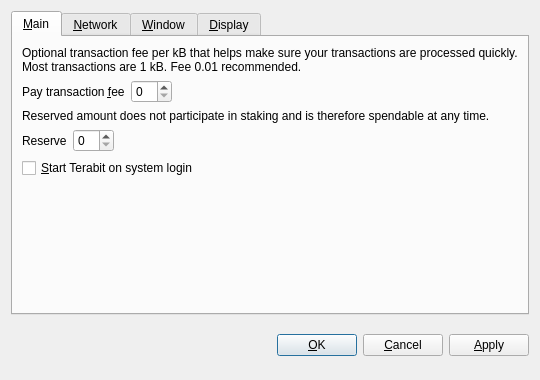
<?xml version="1.0" encoding="UTF-8"?>
<ui version="4.0">
 <class>OptionsDialog</class>
 <widget class="QDialog" name="OptionsDialog">
  <property name="geometry">
   <rect>
    <x>0</x>
    <y>0</y>
    <width>540</width>
    <height>380</height>
   </rect>
  </property>
  <property name="windowTitle">
   <string>Options</string>
  </property>
  <property name="modal">
   <bool>true</bool>
  </property>
  <layout class="QVBoxLayout" name="verticalLayout">
   <item>
    <widget class="QTabWidget" name="tabWidget">
     <property name="tabPosition">
      <enum>QTabWidget::North</enum>
     </property>
     <property name="currentIndex">
      <number>0</number>
     </property>
     <widget class="QWidget" name="tabMain">
      <attribute name="title">
       <string>&amp;Main</string>
      </attribute>
      <layout class="QVBoxLayout" name="verticalLayout_Main">
       <item>
        <widget class="QLabel" name="transactionFeeInfoLabel">
         <property name="text">
          <string>Optional transaction fee per kB that helps make sure your transactions are processed quickly. Most transactions are 1 kB. Fee 0.01 recommended.</string>
         </property>
         <property name="textFormat">
          <enum>Qt::PlainText</enum>
         </property>
         <property name="wordWrap">
          <bool>true</bool>
         </property>
        </widget>
       </item>
       <item>
        <layout class="QHBoxLayout" name="horizontalLayoutFee">
         <item>
          <widget class="QLabel" name="transactionFeeLabel">
           <property name="text">
            <string>Pay transaction &amp;fee</string>
           </property>
           <property name="textFormat">
            <enum>Qt::PlainText</enum>
           </property>
           <property name="buddy">
            <cstring>transactionFee</cstring>
           </property>
          </widget>
         </item>
         <item>
          <widget class="BitcoinAmountField" name="transactionFee"/>
         </item>
         <item>
          <spacer name="horizontalSpacerFee">
           <property name="orientation">
            <enum>Qt::Horizontal</enum>
           </property>
           <property name="sizeHint" stdset="0">
            <size>
             <width>40</width>
             <height>20</height>
            </size>
           </property>
          </spacer>
         </item>
        </layout>
       </item>
       <item>
        <widget class="QLabel" name="reserveBalanceInfoLabel">
         <property name="text">
          <string>Reserved amount does not participate in staking and is therefore spendable at any time.</string>
         </property>
         <property name="textFormat">
          <enum>Qt::PlainText</enum>
         </property>
         <property name="wordWrap">
          <bool>true</bool>
         </property>
        </widget>
       </item>
       <item>
        <layout class="QHBoxLayout" name="horizontalLayoutReserveBalance">
         <item>
          <widget class="QLabel" name="reserveBalanceLabel">
           <property name="text">
            <string>Reserve</string>
           </property>
           <property name="textFormat">
            <enum>Qt::PlainText</enum>
           </property>
           <property name="buddy">
            <cstring>reserveBalance</cstring>
           </property>
          </widget>
         </item>
         <item>
          <widget class="BitcoinAmountField" name="reserveBalance"/>
         </item>
         <item>
          <spacer name="horizontalSpacerReserveBalance">
           <property name="orientation">
            <enum>Qt::Horizontal</enum>
           </property>
           <property name="sizeHint" stdset="0">
            <size>
             <width>40</width>
             <height>20</height>
            </size>
           </property>
          </spacer>
         </item>
        </layout>
       </item>
       <item>
        <widget class="QCheckBox" name="bitcoinAtStartup">
         <property name="toolTip">
          <string>Automatically start Terabit after logging in to the system.</string>
         </property>
         <property name="text">
          <string>&amp;Start Terabit on system login</string>
         </property>
        </widget>
       </item>
       <item>
        <spacer name="verticalSpacer_Main">
         <property name="orientation">
          <enum>Qt::Vertical</enum>
         </property>
         <property name="sizeHint" stdset="0">
          <size>
           <width>20</width>
           <height>40</height>
          </size>
         </property>
        </spacer>
       </item>
      </layout>
     </widget>
     <widget class="QWidget" name="tabNetwork">
      <attribute name="title">
       <string>&amp;Network</string>
      </attribute>
      <layout class="QVBoxLayout" name="verticalLayout_Network">
       <item>
        <widget class="QCheckBox" name="mapPortUpnp">
         <property name="toolTip">
          <string>Automatically open the Terabit client port on the router. This only works when your router supports UPnP and it is enabled.</string>
         </property>
         <property name="text">
          <string>Map port using &amp;UPnP</string>
         </property>
        </widget>
       </item>
       <item>
        <widget class="QCheckBox" name="connectSocks">
         <property name="toolTip">
          <string>Connect to the Terabit network through a SOCKS5 proxy (e.g. when connecting through Tor).</string>
         </property>
         <property name="text">
          <string>&amp;Connect through SOCKS5 proxy:</string>
         </property>
        </widget>
       </item>
       <item>
        <layout class="QHBoxLayout" name="horizontalLayout_Network">
         <item>
          <widget class="QLabel" name="proxyIpLabel">
           <property name="text">
            <string>Proxy &amp;IP:</string>
           </property>
           <property name="textFormat">
            <enum>Qt::PlainText</enum>
           </property>
           <property name="buddy">
            <cstring>proxyIp</cstring>
           </property>
          </widget>
         </item>
         <item>
          <widget class="QValidatedLineEdit" name="proxyIp">
           <property name="maximumSize">
            <size>
             <width>140</width>
             <height>16777215</height>
            </size>
           </property>
           <property name="toolTip">
            <string>IP address of the proxy (e.g. 127.0.0.1)</string>
           </property>
          </widget>
         </item>
         <item>
          <widget class="QLabel" name="proxyPortLabel">
           <property name="text">
            <string>&amp;Port:</string>
           </property>
           <property name="textFormat">
            <enum>Qt::PlainText</enum>
           </property>
           <property name="buddy">
            <cstring>proxyPort</cstring>
           </property>
          </widget>
         </item>
         <item>
          <widget class="QLineEdit" name="proxyPort">
           <property name="maximumSize">
            <size>
             <width>55</width>
             <height>16777215</height>
            </size>
           </property>
           <property name="toolTip">
            <string>Port of the proxy (e.g. 9050)</string>
           </property>
          </widget>
         </item>
         <item>
          <spacer name="horizontalSpacer_Network">
           <property name="orientation">
            <enum>Qt::Horizontal</enum>
           </property>
           <property name="sizeHint" stdset="0">
            <size>
             <width>40</width>
             <height>20</height>
            </size>
           </property>
          </spacer>
         </item>
        </layout>
       </item>
       <item>
        <spacer name="verticalSpacer_Network">
         <property name="orientation">
          <enum>Qt::Vertical</enum>
         </property>
         <property name="sizeHint" stdset="0">
          <size>
           <width>20</width>
           <height>40</height>
          </size>
         </property>
        </spacer>
       </item>
      </layout>
     </widget>
     <widget class="QWidget" name="tabWindow">
      <attribute name="title">
       <string>&amp;Window</string>
      </attribute>
      <layout class="QVBoxLayout" name="verticalLayout_Window">
       <item>
        <widget class="QCheckBox" name="minimizeToTray">
         <property name="toolTip">
          <string>Show only a tray icon after minimizing the window.</string>
         </property>
         <property name="text">
          <string>&amp;Minimize to the tray instead of the taskbar</string>
         </property>
        </widget>
       </item>
       <item>
        <widget class="QCheckBox" name="minimizeOnClose">
         <property name="toolTip">
          <string>Minimize instead of exit the application when the window is closed. When this option is enabled, the application will be closed only after selecting Quit in the menu.</string>
         </property>
         <property name="text">
          <string>M&amp;inimize on close</string>
         </property>
        </widget>
       </item>
       <item>
        <spacer name="verticalSpacer_Window">
         <property name="orientation">
          <enum>Qt::Vertical</enum>
         </property>
         <property name="sizeHint" stdset="0">
          <size>
           <width>20</width>
           <height>40</height>
          </size>
         </property>
        </spacer>
       </item>
      </layout>
     </widget>
     <widget class="QWidget" name="tabDisplay">
      <attribute name="title">
       <string>&amp;Display</string>
      </attribute>
      <layout class="QVBoxLayout" name="verticalLayout_Display">
       <item>
        <layout class="QHBoxLayout" name="horizontalLayout_1_Display">
         <item>
          <widget class="QLabel" name="langLabel">
           <property name="text">
            <string>User Interface &amp;language:</string>
           </property>
           <property name="textFormat">
            <enum>Qt::PlainText</enum>
           </property>
           <property name="buddy">
            <cstring>lang</cstring>
           </property>
          </widget>
         </item>
         <item>
          <widget class="QValueComboBox" name="lang">
           <property name="toolTip">
            <string>The user interface language can be set here. This setting will take effect after restarting Terabit.</string>
           </property>
          </widget>
         </item>
        </layout>
       </item>
       <item>
        <layout class="QHBoxLayout" name="horizontalLayout_2_Display">
         <item>
          <widget class="QLabel" name="unitLabel">
           <property name="text">
            <string>&amp;Unit to show amounts in:</string>
           </property>
           <property name="textFormat">
            <enum>Qt::PlainText</enum>
           </property>
           <property name="buddy">
            <cstring>unit</cstring>
           </property>
          </widget>
         </item>
         <item>
          <widget class="QValueComboBox" name="unit">
           <property name="toolTip">
            <string>Choose the default subdivision unit to show in the interface and when sending coins.</string>
           </property>
          </widget>
         </item>
        </layout>
       </item>
       <item>
        <widget class="QCheckBox" name="coinControlFeatures">
         <property name="toolTip">
          <string>Whether to show coin control features or not.</string>
         </property>
         <property name="text">
          <string>Display coin &amp;control features (experts only!)</string>
         </property>
        </widget>
       </item>
       
       <item>
        <spacer name="verticalSpacer_Display">
         <property name="orientation">
          <enum>Qt::Vertical</enum>
         </property>
         <property name="sizeHint" stdset="0">
          <size>
           <width>20</width>
           <height>40</height>
          </size>
         </property>
        </spacer>
       </item>
      </layout>
     </widget>
    </widget>
   </item>
   <item>
    <layout class="QHBoxLayout" name="horizontalLayout_Buttons">
     <item>
      <spacer name="horizontalSpacer_1">
       <property name="orientation">
        <enum>Qt::Horizontal</enum>
       </property>
       <property name="sizeHint" stdset="0">
        <size>
         <width>40</width>
         <height>48</height>
        </size>
       </property>
      </spacer>
     </item>
     <item>
      <widget class="QLabel" name="statusLabel">
       <property name="font">
        <font>
         <weight>75</weight>
         <bold>true</bold>
        </font>
       </property>
       <property name="text">
        <string/>
       </property>
       <property name="textFormat">
        <enum>Qt::PlainText</enum>
       </property>
       <property name="wordWrap">
        <bool>true</bool>
       </property>
      </widget>
     </item>
     <item>
      <spacer name="horizontalSpacer_2">
       <property name="orientation">
        <enum>Qt::Horizontal</enum>
       </property>
       <property name="sizeHint" stdset="0">
        <size>
         <width>40</width>
         <height>48</height>
        </size>
       </property>
      </spacer>
     </item>
     <item>
      <widget class="QPushButton" name="okButton">
       <property name="text">
        <string>&amp;OK</string>
       </property>
      </widget>
     </item>
     <item>
      <widget class="QPushButton" name="cancelButton">
       <property name="text">
        <string>&amp;Cancel</string>
       </property>
       <property name="autoDefault">
        <bool>false</bool>
       </property>
      </widget>
     </item>
     <item>
      <widget class="QPushButton" name="applyButton">
       <property name="text">
        <string>&amp;Apply</string>
       </property>
       <property name="autoDefault">
        <bool>false</bool>
       </property>
      </widget>
     </item>
    </layout>
   </item>
  </layout>
 </widget>
 <customwidgets>
  <customwidget>
   <class>BitcoinAmountField</class>
   <extends>QSpinBox</extends>
   <header>bitcoinamountfield.h</header>
  </customwidget>
  <customwidget>
   <class>QValueComboBox</class>
   <extends>QComboBox</extends>
   <header>qvaluecombobox.h</header>
  </customwidget>
  <customwidget>
   <class>QValidatedLineEdit</class>
   <extends>QLineEdit</extends>
   <header>qvalidatedlineedit.h</header>
  </customwidget>
 </customwidgets>
 <resources/>
 <connections/>
</ui>
